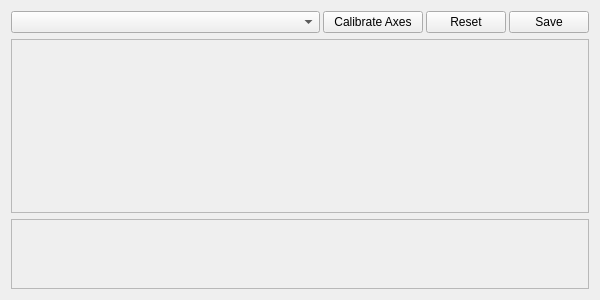
<?xml version="1.0" encoding="UTF-8"?>
<ui version="4.0">
 <class>Joystick_manager</class>
 <widget class="QWidget" name="Joystick_manager">
  <property name="geometry">
   <rect>
    <x>0</x>
    <y>0</y>
    <width>600</width>
    <height>300</height>
   </rect>
  </property>
  <property name="minimumSize">
   <size>
    <width>600</width>
    <height>300</height>
   </size>
  </property>
  <property name="windowTitle">
   <string>Form</string>
  </property>
  <layout class="QVBoxLayout" name="verticalLayout">
   <item>
    <layout class="QHBoxLayout" name="horizontalLayout">
     <property name="spacing">
      <number>3</number>
     </property>
     <item>
      <widget class="QComboBox" name="comboBox_joysticopt">
       <property name="sizePolicy">
        <sizepolicy hsizetype="Expanding" vsizetype="Fixed">
         <horstretch>0</horstretch>
         <verstretch>0</verstretch>
        </sizepolicy>
       </property>
       <property name="minimumSize">
        <size>
         <width>200</width>
         <height>0</height>
        </size>
       </property>
      </widget>
     </item>
     <item>
      <widget class="QPushButton" name="pushButton_cal_axes">
       <property name="sizePolicy">
        <sizepolicy hsizetype="Minimum" vsizetype="Fixed">
         <horstretch>0</horstretch>
         <verstretch>0</verstretch>
        </sizepolicy>
       </property>
       <property name="minimumSize">
        <size>
         <width>100</width>
         <height>0</height>
        </size>
       </property>
       <property name="text">
        <string>Calibrate Axes</string>
       </property>
       <property name="checkable">
        <bool>true</bool>
       </property>
      </widget>
     </item>
     <item>
      <widget class="QPushButton" name="pushButton_reset">
       <property name="sizePolicy">
        <sizepolicy hsizetype="Minimum" vsizetype="Fixed">
         <horstretch>0</horstretch>
         <verstretch>0</verstretch>
        </sizepolicy>
       </property>
       <property name="minimumSize">
        <size>
         <width>50</width>
         <height>0</height>
        </size>
       </property>
       <property name="text">
        <string>Reset</string>
       </property>
       <property name="checkable">
        <bool>false</bool>
       </property>
       <property name="checked">
        <bool>false</bool>
       </property>
      </widget>
     </item>
     <item>
      <widget class="QPushButton" name="pushButton_save">
       <property name="sizePolicy">
        <sizepolicy hsizetype="Minimum" vsizetype="Fixed">
         <horstretch>0</horstretch>
         <verstretch>0</verstretch>
        </sizepolicy>
       </property>
       <property name="minimumSize">
        <size>
         <width>50</width>
         <height>0</height>
        </size>
       </property>
       <property name="text">
        <string>Save</string>
       </property>
       <property name="checkable">
        <bool>false</bool>
       </property>
      </widget>
     </item>
    </layout>
   </item>
   <item>
    <widget class="QScrollArea" name="scrollArea_axes">
     <property name="widgetResizable">
      <bool>true</bool>
     </property>
     <widget class="QWidget" name="scrollAreaWidgetContents_2">
      <property name="geometry">
       <rect>
        <x>0</x>
        <y>0</y>
        <width>580</width>
        <height>172</height>
       </rect>
      </property>
     </widget>
    </widget>
   </item>
   <item>
    <widget class="QScrollArea" name="scrollArea_buttons">
     <property name="sizePolicy">
      <sizepolicy hsizetype="Expanding" vsizetype="Preferred">
       <horstretch>0</horstretch>
       <verstretch>0</verstretch>
      </sizepolicy>
     </property>
     <property name="widgetResizable">
      <bool>true</bool>
     </property>
     <widget class="QWidget" name="scrollAreaWidgetContents">
      <property name="geometry">
       <rect>
        <x>0</x>
        <y>0</y>
        <width>580</width>
        <height>68</height>
       </rect>
      </property>
     </widget>
    </widget>
   </item>
  </layout>
 </widget>
 <resources/>
 <connections/>
</ui>
